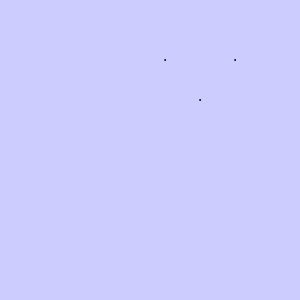
Frame 1 (no input)
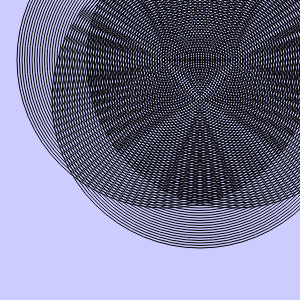
Frame 60 (no input)
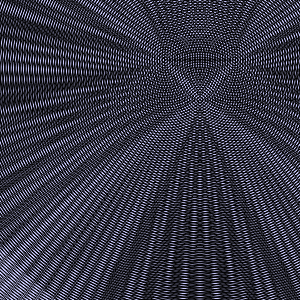
Frame 120 (the mouse pressed at the canvas centre since frame 60)

The p5.js sketch that drew these frames (run headless with seeded random() and noise() and a simulated clock; from frame 60 on, the mouse is pressed at the canvas centre):

// p5.js sketch
// ── sketch.js
function setup() {
  frameRate(60);
  createCanvas(300, 300)
  background(204,204,255)
}

var Paul = 1;

function draw() {
  
  //fill(0,0,225)
  noFill()
     
  circle(165,60,Paul);
  circle(235,60,Paul)
  circle(200,100,Paul)
  fill(0,0,225)
  Paul = Paul + 5;
}
